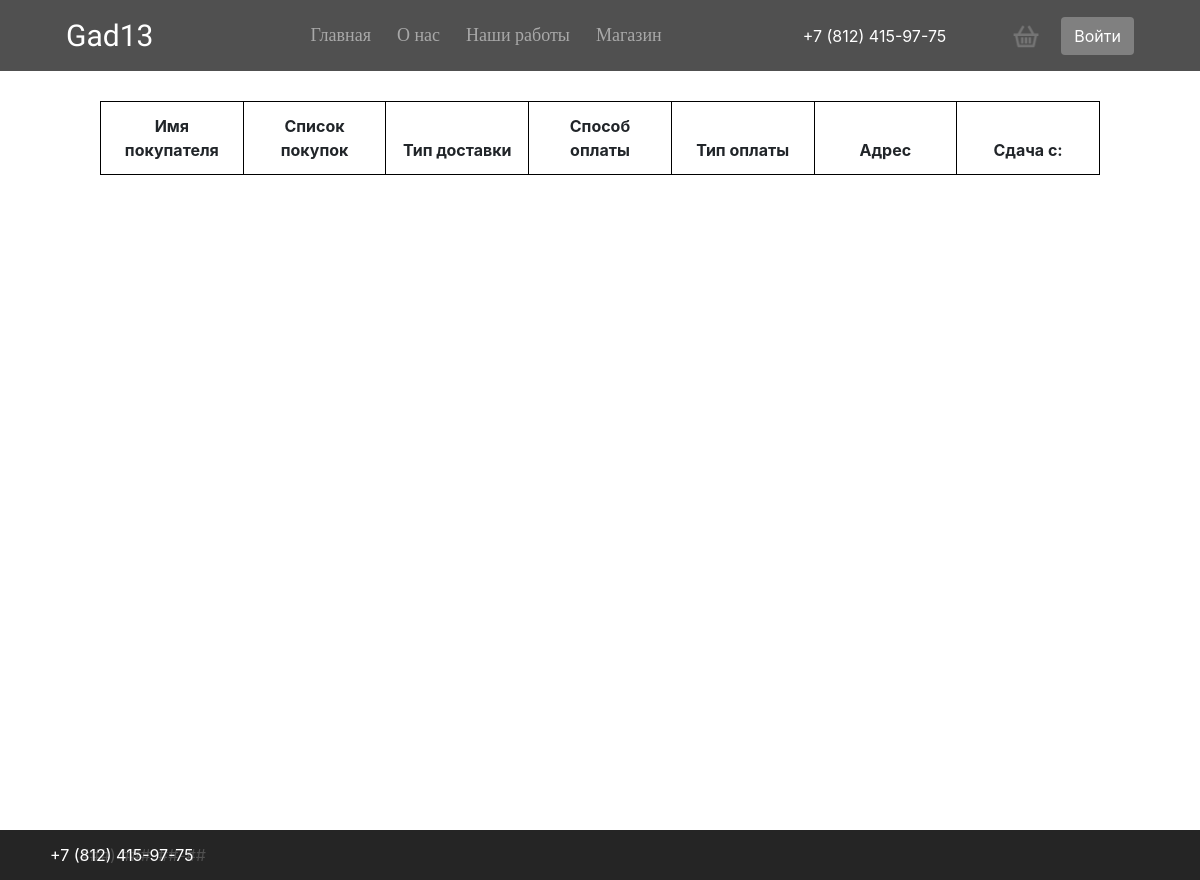
Page /store/history/ on the earlier database version.
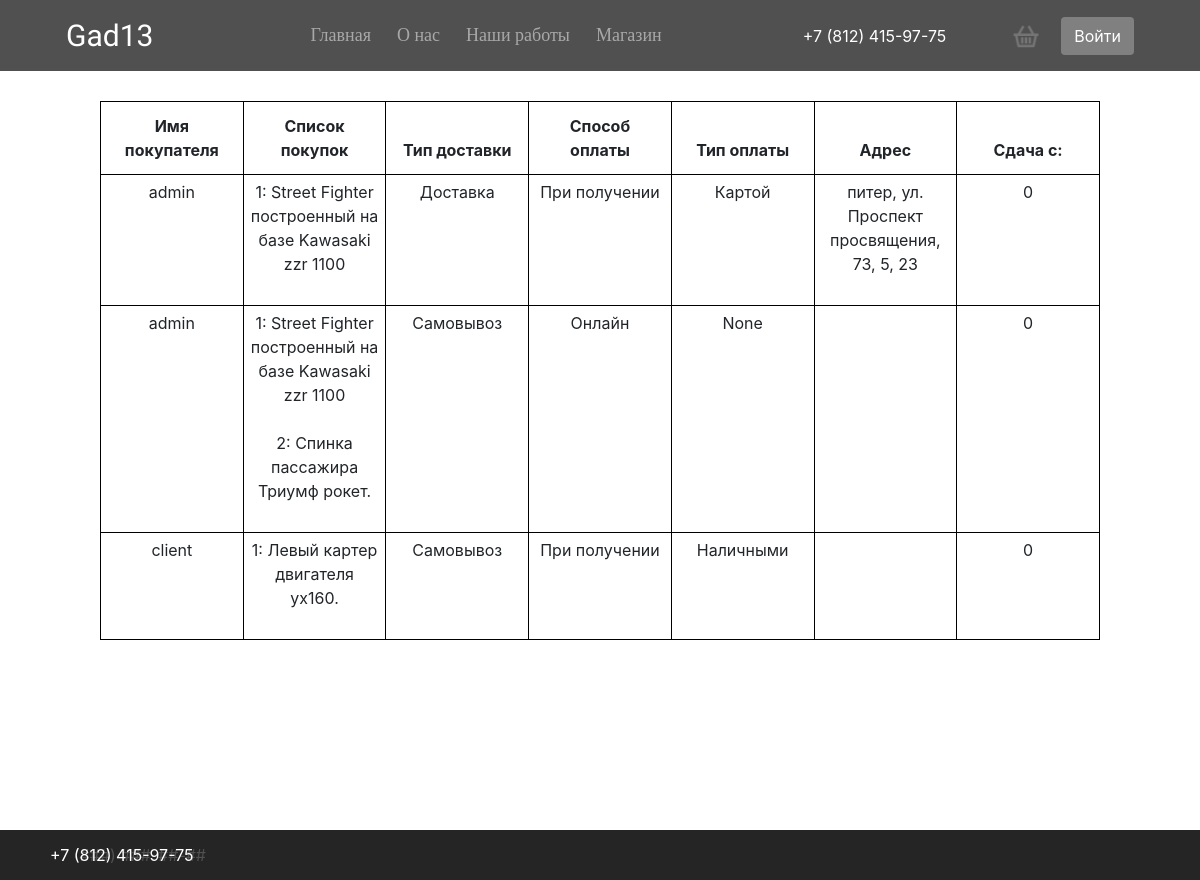
Same page on the later database version.
### store/models.py (models this page shows, shortened)
class Order(models.Model):
    SELF = 'SEL'
    DELIVERY = 'DEL'
    DELIVERY_TYPE_CHOICES = [
        (SELF, 'Самовывоз'),
        (DELIVERY, 'Доставка'),
    ]
    ONLINE = 'ONL'
    OFFLINE = 'OFL'
    PAYMENT_PLACE_CHOICES = [
        (ONLINE, 'Онлайн'),
        (OFFLINE, 'При получении'),
    ]
    CARD = 'CAR'
    CASH = 'CAS'
    PAYMENT_TYPE_CHOICES = [
        (CARD, 'Картой'),
        (CASH, 'Наличными'),
    ]
    delivery_type = models.CharField(
        max_length=3,
        choices=DELIVERY_TYPE_CHOICES,
        default=SELF
    )
    payment_place = models.CharField(
        max_length=3,
        choices=PAYMENT_PLACE_CHOICES,
        default=ONLINE
    )
    payment_type = models.CharField(
        max_length=3,
        choices=PAYMENT_TYPE_CHOICES,
        default=CARD,
        null=True, blank=True,
    )
    city = models.CharField(max_length=100, blank=True, null=True)
    street = models.CharField(max_length=100, blank=True, null=True)
    house = models.CharField(max_length=100, blank=True, null=True)
    corps = models.CharField(max_length=100, blank=True, null=True)
    apartment = models.CharField(max_length=100, blank=True, null=True)
    lease = models.PositiveIntegerField(default=0)
    user = models.ForeignKey(User, on_delete=models.CASCADE)
    products = models.ManyToManyField(Product)
    created_at = models.DateTimeField(auto_now_add=True)
    updated_at = models.DateTimeField(auto_now=True)
    class Meta:
        verbose_name = "Заказ"
        verbose_name_plural = "Заказы"
    def get_full_address(self):
        result = ""
        if self.city:
            result += f'{self.city}'
        if self.street:
            result += f', {self.street}'
        if self.house:
            result += f', {self.house}'
        if self.corps:
            result += f', {self.corps}'
        if self.apartment:
            result += f', {self.apartment}'
        return result

class Product(models.Model):
    title = models.CharField(max_length=255, verbose_name="Название продукта")
    description = models.TextField(verbose_name="Описание продукта")
    price = models.PositiveIntegerField(verbose_name="Цена продукта")
    amount = models.PositiveIntegerField(verbose_name="Остаток а наличии")
    selled = models.IntegerField(default=0 ,verbose_name="Продано товаров")
    category = models.ForeignKey(Category, on_delete=models.CASCADE, null=True)
    created_at = models.DateTimeField(auto_now_add=True)
    updated_at = models.DateTimeField(auto_now=True)
    class Meta:
        verbose_name = "Продукт"
        verbose_name_plural = "Продукты"

### store/views.py (the view, shortened to what this page needs)
# urls.py: path('history/', views.HistoryView.as_view(), name='history'),
class HistoryView(View):
    template_name = 'history.html'
    def get_context(self, request):
        context = {}
        orders = Order.objects.all()
        context['orders'] = orders
        return context
    def get(self, request, *args, **kwargs):
        context = self.get_context(request)
        return render(request, self.template_name, context)

### store/templates/history.html (shortened to what this page needs)
{% extends 'base_store.html' %}
{% block content %}
{% load static %}
<main>
  <div class="profile" style="padding: 0 100px;">
    <table class="table">
        <thead>
        <tr>
            <th>Имя покупателя</th>
            <th>Список покупок</th>
            <th>Тип доставки</th>
            <th>Способ оплаты</th>
            <th>Тип оплаты</th>
            <th>Адрес</th>
            <th>Сдача с:</th>
        </tr>
        </thead>
        <tbody>
        {% for order in orders %}
        <tr>
            <td>{{ order.user.username }}</td>
            <td>{% for product in order.products.all %} {{ forloop.counter }}: {{ product.title}}<br><br> {% endfor %}</td>
            <td>{{ order.get_delivery_type_display }}</td>
            <td>{{ order.get_payment_place_display }}</td>
            <td>{{ order.get_payment_type_display }}</td>
            <td>{{ order.get_full_address }}</td>
            <td>{{ order.lease }}</td>
        </tr>
        {% endfor %}
        </tbody>
    </table>
  </div>
</main>
<footer>
  <p>+7 (###) ###-##-##</p>
</footer>
{% endblock %}

Differences in the rows shown:
added Order: user.username "admin", delivery_type "Доставка", payment_place "При получении", payment_type "Картой", get_full_address "питер, ул. Проспект просвящения, 73, 5, 23", lease "0"
now on this page (row edited): Product: title "Street Fighter построенный на базе Kawasaki zzr 1100"
added Order: user.username "admin", delivery_type "Самовывоз", payment_place "Онлайн", payment_type "None", lease "0"
now on this page (row edited): Product: title "Спинка пассажира Триумф рокет.", shown under "admin"
added Order: user.username "client", delivery_type "Самовывоз", payment_place "При получении", payment_type "Наличными", lease "0"
now on this page (row edited): Product: title "Левый картер двигателя yx160.", shown under "client"
